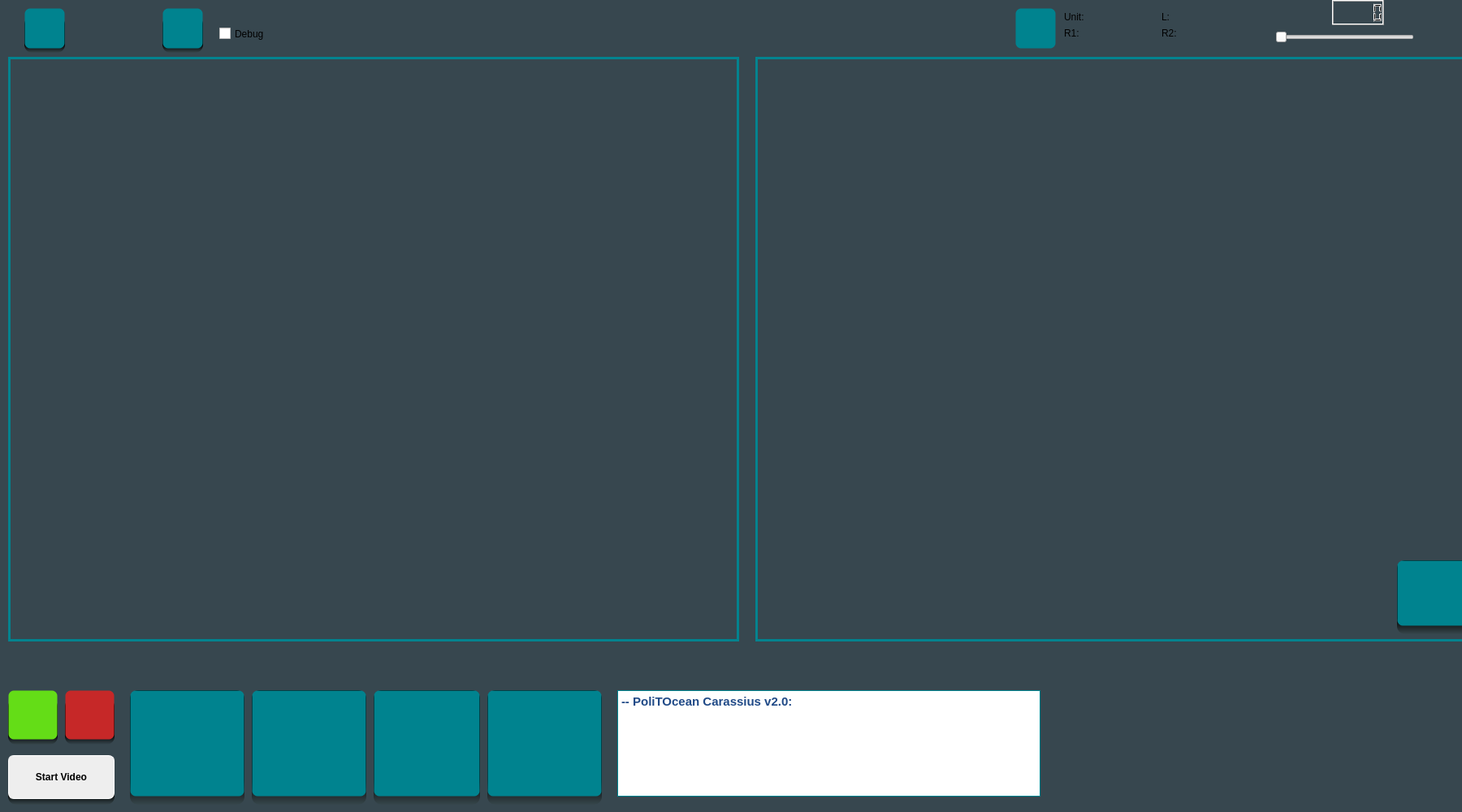
<?xml version="1.0" encoding="UTF-8"?>
<ui version="4.0">
 <class>MainWindow</class>
 <widget class="QMainWindow" name="MainWindow">
  <property name="geometry">
   <rect>
    <x>0</x>
    <y>0</y>
    <width>1800</width>
    <height>1000</height>
   </rect>
  </property>
  <property name="windowTitle">
   <string>MainWindow</string>
  </property>
  <property name="styleSheet">
   <string notr="true">QPushButton{
background-color:white;
border-style: solid;

border-width: 1px;
border-radius: 7px;
}
QMainWindow{
	background-color: #37474f;
}</string>
  </property>
  <widget class="QWidget" name="centralWidget">
   <property name="styleSheet">
    <string notr="true"/>
   </property>
   <widget class="QLabel" name="display_image">
    <property name="geometry">
     <rect>
      <x>10</x>
      <y>70</y>
      <width>900</width>
      <height>720</height>
     </rect>
    </property>
    <property name="styleSheet">
     <string notr="true">border-style: solid;
border-color: #00838f ;
border-width: 3px;
</string>
    </property>
    <property name="text">
     <string/>
    </property>
   </widget>
   <widget class="my_qlabel" name="display_image_2">
    <property name="geometry">
     <rect>
      <x>930</x>
      <y>70</y>
      <width>900</width>
      <height>720</height>
     </rect>
    </property>
    <property name="mouseTracking">
     <bool>true</bool>
    </property>
    <property name="styleSheet">
     <string notr="true">border-style: solid;
border-color: #00838f ;
border-width: 3px;</string>
    </property>
    <property name="frameShape">
     <enum>QFrame::NoFrame</enum>
    </property>
    <property name="text">
     <string/>
    </property>
   </widget>
   <widget class="QPushButton" name="startVideo">
    <property name="geometry">
     <rect>
      <x>10</x>
      <y>930</y>
      <width>131</width>
      <height>54</height>
     </rect>
    </property>
    <property name="font">
     <font>
      <weight>75</weight>
      <bold>true</bold>
     </font>
    </property>
    <property name="styleSheet">
     <string notr="true">background-color:#eeeeee;
color: black;
border-color: white;</string>
    </property>
    <property name="text">
     <string>Start Video</string>
    </property>
   </widget>
   <widget class="QPushButton" name="joystick_status">
    <property name="geometry">
     <rect>
      <x>10</x>
      <y>850</y>
      <width>61</width>
      <height>61</height>
     </rect>
    </property>
    <property name="styleSheet">
     <string notr="true">QPushButton
{
	background-color: #64dd17; 

}</string>
    </property>
    <property name="text">
     <string/>
    </property>
   </widget>
   <widget class="QPushButton" name="atMega_status">
    <property name="geometry">
     <rect>
      <x>80</x>
      <y>850</y>
      <width>61</width>
      <height>61</height>
     </rect>
    </property>
    <property name="styleSheet">
     <string notr="true">QPushButton
{
	background-color: #c62828;
}</string>
    </property>
    <property name="text">
     <string/>
    </property>
   </widget>
   <widget class="QLabel" name="gradient">
    <property name="geometry">
     <rect>
      <x>10</x>
      <y>860</y>
      <width>61</width>
      <height>57</height>
     </rect>
    </property>
    <property name="styleSheet">
     <string notr="true">background: qlineargradient(spread:pad, x1:0, y1:0.784, x2:0, y2:1, stop:0 rgba(0, 0, 0, 255), stop:1 rgba(55, 71, 76, 255));

border-width: 1px;
border-radius: 10px;</string>
    </property>
    <property name="text">
     <string/>
    </property>
   </widget>
   <widget class="QLabel" name="gradient_2">
    <property name="geometry">
     <rect>
      <x>80</x>
      <y>860</y>
      <width>61</width>
      <height>57</height>
     </rect>
    </property>
    <property name="styleSheet">
     <string notr="true">background: qlineargradient(spread:pad, x1:0, y1:0.784, x2:0, y2:1, stop:0 rgba(0, 0, 0, 255), stop:1 rgba(55, 71, 79, 255));

border-width: 1px;
border-radius: 10px;</string>
    </property>
    <property name="text">
     <string/>
    </property>
   </widget>
   <widget class="QPushButton" name="error_video">
    <property name="geometry">
     <rect>
      <x>130</x>
      <y>110</y>
      <width>400</width>
      <height>400</height>
     </rect>
    </property>
    <property name="styleSheet">
     <string notr="true">background-color: rgba(0,0,0,0);</string>
    </property>
    <property name="text">
     <string/>
    </property>
   </widget>
   <widget class="QLabel" name="gradient_3">
    <property name="geometry">
     <rect>
      <x>10</x>
      <y>930</y>
      <width>131</width>
      <height>61</height>
     </rect>
    </property>
    <property name="styleSheet">
     <string notr="true">background: qlineargradient(spread:pad, x1:0, y1:0.784, x2:0, y2:1, stop:0 rgba(0, 0, 0, 255), stop:1 rgba(55, 71, 76, 255));

border-width: 1px;
border-radius: 10px;</string>
    </property>
    <property name="text">
     <string/>
    </property>
   </widget>
   <widget class="QPushButton" name="auto_drive">
    <property name="geometry">
     <rect>
      <x>310</x>
      <y>850</y>
      <width>141</width>
      <height>131</height>
     </rect>
    </property>
    <property name="styleSheet">
     <string notr="true">QPushButton
{
	background-color: #00838f ; 

}</string>
    </property>
    <property name="text">
     <string/>
    </property>
   </widget>
   <widget class="QPushButton" name="shapes_recognize">
    <property name="geometry">
     <rect>
      <x>460</x>
      <y>850</y>
      <width>131</width>
      <height>131</height>
     </rect>
    </property>
    <property name="styleSheet">
     <string notr="true">QPushButton
{
	background-color: #00838f ; 

}</string>
    </property>
    <property name="text">
     <string/>
    </property>
   </widget>
   <widget class="QLabel" name="gradient_4">
    <property name="geometry">
     <rect>
      <x>310</x>
      <y>850</y>
      <width>141</width>
      <height>141</height>
     </rect>
    </property>
    <property name="styleSheet">
     <string notr="true">background: qlineargradient(spread:pad, x1:0, y1:0.784, x2:0, y2:1, stop:0 rgba(0, 0, 0, 255), stop:1 rgba(55, 71, 76, 255));

border-width: 1px;
border-radius: 10px;</string>
    </property>
    <property name="text">
     <string/>
    </property>
   </widget>
   <widget class="QLabel" name="gradient_5">
    <property name="geometry">
     <rect>
      <x>460</x>
      <y>850</y>
      <width>131</width>
      <height>141</height>
     </rect>
    </property>
    <property name="styleSheet">
     <string notr="true">background: qlineargradient(spread:pad, x1:0, y1:0.784, x2:0, y2:1, stop:0 rgba(0, 0, 0, 255), stop:1 rgba(55, 71, 76, 255));

border-width: 1px;
border-radius: 10px;</string>
    </property>
    <property name="text">
     <string/>
    </property>
   </widget>
   <widget class="QLabel" name="gradient_6">
    <property name="geometry">
     <rect>
      <x>160</x>
      <y>850</y>
      <width>141</width>
      <height>141</height>
     </rect>
    </property>
    <property name="styleSheet">
     <string notr="true">background: qlineargradient(spread:pad, x1:0, y1:0.784, x2:0, y2:1, stop:0 rgba(0, 0, 0, 255), stop:1 rgba(55, 71, 76, 255));

border-width: 1px;
border-radius: 10px;</string>
    </property>
    <property name="text">
     <string/>
    </property>
   </widget>
   <widget class="QPushButton" name="home">
    <property name="geometry">
     <rect>
      <x>160</x>
      <y>850</y>
      <width>141</width>
      <height>131</height>
     </rect>
    </property>
    <property name="styleSheet">
     <string notr="true">QPushButton
{
	background-color: #00838f ; 

}</string>
    </property>
    <property name="text">
     <string/>
    </property>
   </widget>
   <widget class="QSlider" name="trackbar_circle">
    <property name="geometry">
     <rect>
      <x>1570</x>
      <y>20</y>
      <width>171</width>
      <height>51</height>
     </rect>
    </property>
    <property name="maximum">
     <number>400</number>
    </property>
    <property name="orientation">
     <enum>Qt::Horizontal</enum>
    </property>
   </widget>
   <widget class="QLCDNumber" name="lcdNumberTrackbar">
    <property name="geometry">
     <rect>
      <x>1640</x>
      <y>0</y>
      <width>64</width>
      <height>31</height>
     </rect>
    </property>
    <property name="value" stdset="0">
     <double>0.000000000000000</double>
    </property>
    <property name="intValue" stdset="0">
     <number>0</number>
    </property>
   </widget>
   <widget class="QLabel" name="logoLabel">
    <property name="geometry">
     <rect>
      <x>640</x>
      <y>-70</y>
      <width>641</width>
      <height>291</height>
     </rect>
    </property>
    <property name="text">
     <string/>
    </property>
   </widget>
   <widget class="QPushButton" name="cannon_measure">
    <property name="geometry">
     <rect>
      <x>600</x>
      <y>850</y>
      <width>141</width>
      <height>131</height>
     </rect>
    </property>
    <property name="styleSheet">
     <string notr="true">QPushButton
{
	background-color: #00838f ; 

}</string>
    </property>
    <property name="text">
     <string/>
    </property>
   </widget>
   <widget class="QLabel" name="gradient_7">
    <property name="geometry">
     <rect>
      <x>600</x>
      <y>850</y>
      <width>141</width>
      <height>141</height>
     </rect>
    </property>
    <property name="styleSheet">
     <string notr="true">background: qlineargradient(spread:pad, x1:0, y1:0.784, x2:0, y2:1, stop:0 rgba(0, 0, 0, 255), stop:1 rgba(55, 71, 76, 255));

border-width: 1px;
border-radius: 10px;</string>
    </property>
    <property name="text">
     <string/>
    </property>
   </widget>
   <widget class="QLabel" name="gradient_8">
    <property name="geometry">
     <rect>
      <x>30</x>
      <y>20</y>
      <width>50</width>
      <height>45</height>
     </rect>
    </property>
    <property name="styleSheet">
     <string notr="true">background: qlineargradient(spread:pad, x1:0, y1:0.784, x2:0, y2:1, stop:0 rgba(0, 0, 0, 255), stop:1 rgba(55, 71, 76, 255));

border-width: 1px;
border-radius: 10px;</string>
    </property>
    <property name="text">
     <string/>
    </property>
   </widget>
   <widget class="QPushButton" name="term_sensor">
    <property name="geometry">
     <rect>
      <x>30</x>
      <y>10</y>
      <width>50</width>
      <height>50</height>
     </rect>
    </property>
    <property name="styleSheet">
     <string notr="true">QPushButton
{
	background-color: #00838f ; 

}</string>
    </property>
    <property name="text">
     <string/>
    </property>
   </widget>
   <widget class="QTextEdit" name="console">
    <property name="geometry">
     <rect>
      <x>760</x>
      <y>850</y>
      <width>521</width>
      <height>131</height>
     </rect>
    </property>
    <property name="styleSheet">
     <string notr="true">border-style: solid;
border-color: #00838f ;
border-width: 1px;</string>
    </property>
    <property name="html">
     <string>&lt;!DOCTYPE HTML PUBLIC &quot;-//W3C//DTD HTML 4.0//EN&quot; &quot;http://www.w3.org/TR/REC-html40/strict.dtd&quot;&gt;
&lt;html&gt;&lt;head&gt;&lt;meta name=&quot;qrichtext&quot; content=&quot;1&quot; /&gt;&lt;style type=&quot;text/css&quot;&gt;
p, li { white-space: pre-wrap; }
&lt;/style&gt;&lt;/head&gt;&lt;body style=&quot; font-family:'Ubuntu'; font-size:11pt; font-weight:400; font-style:normal;&quot;&gt;
&lt;p style=&quot; margin-top:0px; margin-bottom:0px; margin-left:0px; margin-right:0px; -qt-block-indent:0; text-indent:0px;&quot;&gt;&lt;span style=&quot; font-weight:600; color:#204a87;&quot;&gt;-- PoliTOcean Carassius v2.0:&lt;/span&gt;&lt;/p&gt;
&lt;p style=&quot;-qt-paragraph-type:empty; margin-top:0px; margin-bottom:0px; margin-left:0px; margin-right:0px; -qt-block-indent:0; text-indent:0px;&quot;&gt;&lt;br /&gt;&lt;/p&gt;&lt;/body&gt;&lt;/html&gt;</string>
    </property>
   </widget>
   <widget class="QPushButton" name="home_3">
    <property name="geometry">
     <rect>
      <x>200</x>
      <y>10</y>
      <width>50</width>
      <height>50</height>
     </rect>
    </property>
    <property name="styleSheet">
     <string notr="true">QPushButton
{
	background-color: #00838f ; 

}</string>
    </property>
    <property name="text">
     <string/>
    </property>
   </widget>
   <widget class="QLabel" name="gradient_9">
    <property name="geometry">
     <rect>
      <x>200</x>
      <y>20</y>
      <width>50</width>
      <height>45</height>
     </rect>
    </property>
    <property name="styleSheet">
     <string notr="true">background: qlineargradient(spread:pad, x1:0, y1:0.784, x2:0, y2:1, stop:0 rgba(0, 0, 0, 255), stop:1 rgba(55, 71, 76, 255));

border-width: 1px;
border-radius: 10px;</string>
    </property>
    <property name="text">
     <string/>
    </property>
   </widget>
   <widget class="QPushButton" name="measure_button">
    <property name="geometry">
     <rect>
      <x>1720</x>
      <y>690</y>
      <width>91</width>
      <height>81</height>
     </rect>
    </property>
    <property name="styleSheet">
     <string notr="true">QPushButton
{
	background-color: #00838f ; 

}</string>
    </property>
    <property name="text">
     <string/>
    </property>
   </widget>
   <widget class="QLabel" name="gradient_10">
    <property name="geometry">
     <rect>
      <x>1720</x>
      <y>690</y>
      <width>91</width>
      <height>91</height>
     </rect>
    </property>
    <property name="styleSheet">
     <string notr="true">background: qlineargradient(spread:pad, x1:0, y1:0.784, x2:0, y2:1, stop:0 rgba(0, 0, 0, 255), stop:1 rgba(55, 71, 76, 255));

border-width: 1px;
border-radius: 10px;</string>
    </property>
    <property name="text">
     <string/>
    </property>
   </widget>
   <widget class="QLabel" name="lblMouse_unit">
    <property name="geometry">
     <rect>
      <x>1310</x>
      <y>10</y>
      <width>111</width>
      <height>21</height>
     </rect>
    </property>
    <property name="text">
     <string>Unit: </string>
    </property>
   </widget>
   <widget class="QPushButton" name="home_4">
    <property name="geometry">
     <rect>
      <x>1250</x>
      <y>10</y>
      <width>50</width>
      <height>50</height>
     </rect>
    </property>
    <property name="styleSheet">
     <string notr="true">QPushButton
{
	background-color: #00838f ; 

}</string>
    </property>
    <property name="text">
     <string/>
    </property>
   </widget>
   <widget class="QLabel" name="lblMouse_R1">
    <property name="geometry">
     <rect>
      <x>1310</x>
      <y>30</y>
      <width>111</width>
      <height>21</height>
     </rect>
    </property>
    <property name="text">
     <string>R1: </string>
    </property>
   </widget>
   <widget class="QLabel" name="lblMouse_L">
    <property name="geometry">
     <rect>
      <x>1430</x>
      <y>10</y>
      <width>101</width>
      <height>21</height>
     </rect>
    </property>
    <property name="text">
     <string>L:</string>
    </property>
   </widget>
   <widget class="QLabel" name="lblMouse_R2">
    <property name="geometry">
     <rect>
      <x>1430</x>
      <y>30</y>
      <width>91</width>
      <height>21</height>
     </rect>
    </property>
    <property name="text">
     <string>R2: </string>
    </property>
   </widget>
   <widget class="QCheckBox" name="debugCheck">
    <property name="geometry">
     <rect>
      <x>270</x>
      <y>30</y>
      <width>92</width>
      <height>23</height>
     </rect>
    </property>
    <property name="text">
     <string>Debug</string>
    </property>
   </widget>
   <zorder>display_image</zorder>
   <zorder>display_image_2</zorder>
   <zorder>gradient</zorder>
   <zorder>joystick_status</zorder>
   <zorder>gradient_2</zorder>
   <zorder>atMega_status</zorder>
   <zorder>error_video</zorder>
   <zorder>gradient_3</zorder>
   <zorder>startVideo</zorder>
   <zorder>gradient_4</zorder>
   <zorder>gradient_5</zorder>
   <zorder>shapes_recognize</zorder>
   <zorder>auto_drive</zorder>
   <zorder>gradient_6</zorder>
   <zorder>home</zorder>
   <zorder>lcdNumberTrackbar</zorder>
   <zorder>logoLabel</zorder>
   <zorder>gradient_7</zorder>
   <zorder>cannon_measure</zorder>
   <zorder>gradient_8</zorder>
   <zorder>term_sensor</zorder>
   <zorder>trackbar_circle</zorder>
   <zorder>gradient_9</zorder>
   <zorder>home_3</zorder>
   <zorder>console</zorder>
   <zorder>gradient_10</zorder>
   <zorder>measure_button</zorder>
   <zorder>lblMouse_unit</zorder>
   <zorder>home_4</zorder>
   <zorder>lblMouse_R1</zorder>
   <zorder>lblMouse_L</zorder>
   <zorder>lblMouse_R2</zorder>
   <zorder>debugCheck</zorder>
  </widget>
 </widget>
 <layoutdefault spacing="6" margin="11"/>
 <customwidgets>
  <customwidget>
   <class>my_qlabel</class>
   <extends>QLabel</extends>
   <header location="global">my_qlabel.h</header>
  </customwidget>
 </customwidgets>
 <resources/>
 <connections/>
</ui>
